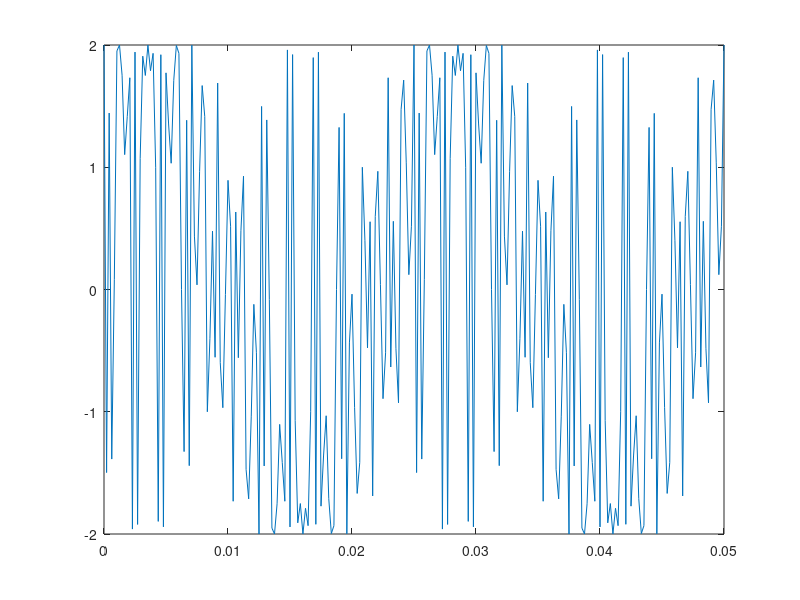

This chart was generated by the following MATLAB code: (Note: this script raises an error after producing the figure.)
clc;
close all;
fs=4800;
k = 0:1/fs:0.05;
 x1 = 1*sin(2*pi*480*k);
 Ac=2;
 fc=1000;
 kf=1440;
 y=Ac*fmmod(x1,fc,fs,kf);
 figure(1);
 plot(k,y);
 y2=fmdemod(y,fc,fs,kf);
 figure(2);
 plot(k,y2);
figure(3);
plot(k,x1);